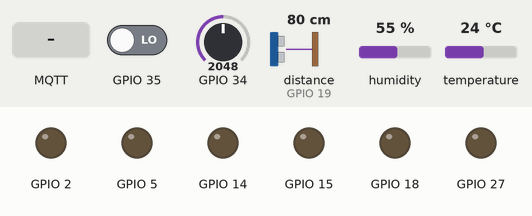
Simulated run of this sketch. Board: ESP32. Parts: output pins drawn as LEDs (lit = HIGH). Inputs (shaded band) come from the test bench; at power-on: GPIO 34 = 2048, GPIO 35 LOW, distance to the obstacle (sensor on GPIO 19) 80 cm, humidity 55 %, temperature 24 °C. The echo pulse lasts 58.3 µs per cm; WiFi joins after 1.5 s; servers stay silent unless stated; random numbers use the default seed unless the sketch sets one; no MQTT or app messages arrive unless stated; pins used as bus, display or sensor lines are not drawn; what the sketch prints to the serial monitor is not drawn.

Above: at 2.7 s.
2.8 s: MQTT message "W" arrives on the first subscribed topic
At 7.3 s:
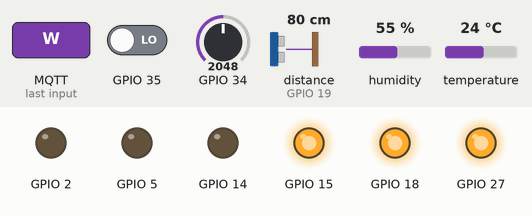
9.0 s: MQTT message "S" arrives on the first subscribed topic
At 9.7 s:
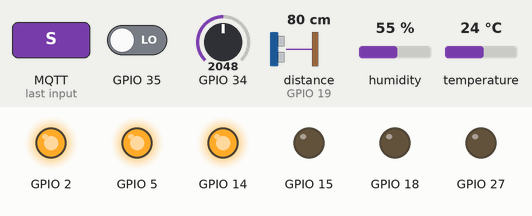
11.5 s: MQTT message "A" arrives on the first subscribed topic
At 11.9 s:
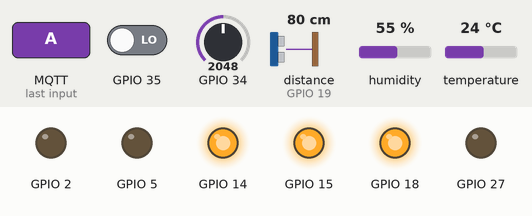
13.5 s: MQTT message "D" arrives on the first subscribed topic
At 13.9 s:
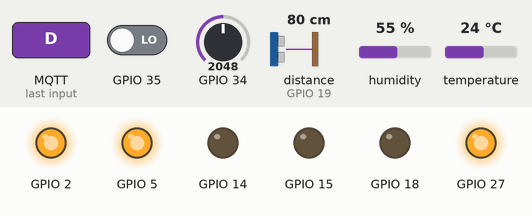
Timing chart, 0 to 16.5 s (numbered marks = the images above; inputs shaded):
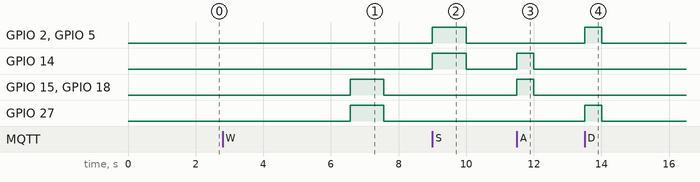

The sketch:

arduino_script.ino
```cpp
#include <WiFi.h>
#include <PubSubClient.h>
#include "UltrasonicSensor.h"
#include "FlameSensor.h"
#include "DHTSensor.h"
#include "AnalogSensor.h"
#include "Buzzer.h"

#include "Motor.h"


Motor motor_direito_frente(15, 2);
bool motor_direito_frente_direction = true;
Motor motor_direito_tras(18, 5);
bool motor_direito_tras_direction = true;

Motor motor_esquerda_frente(27, 14);
bool motor_esquerdo_frente_direction = true;
Motor motor_esquerda_tras(27, 14);
bool motor_esquerdo_tras_direction = true;

// // //mudar os pinos
// Buzzer buzzer(9); // Buzzer no pino 9
  AnalogSensor soundSensor(34);
  DHTSensor dhtSensor(32);
  FlameSensor flame(35);
  UltrasonicSensor ultrasonicsensor(21, 19);


#include <WiFi.h>
#include <PubSubClient.h>

// Update these with values suitable for your network.

const char* ssid = "Visitors";
const char* password = "";
const char* mqtt_server = "10.36.246.171";

WiFiClient espClient;
PubSubClient client(espClient);
unsigned long lastMsg = 0;
#define MSG_BUFFER_SIZE	(50)
char msg[MSG_BUFFER_SIZE];
int value = 0;

void setup_wifi() {

  delay(10);
  // We start by connecting to a WiFi network
  Serial.println();
  Serial.print("Connecting to ");
  Serial.println(ssid);

  WiFi.mode(WIFI_STA);
  WiFi.begin(ssid, password);

  while (WiFi.status() != WL_CONNECTED) {
    delay(500);
    Serial.print(".");
  }

  randomSeed(micros());

  Serial.println("");
  Serial.println("WiFi connected");
  Serial.println("IP address: ");
  Serial.println(WiFi.localIP());
}

void callback(char* topic, byte* payload, unsigned int length) {
  Serial.print("Message arrived [");
  Serial.print(topic);
  Serial.print("] ");

  String message = "";
  for (int i = 0; i < length; i++) {
    message += (char)payload[i];
  }
  Serial.println(message);

  if (message == "W") {
    frente();
  } else if (message == "S") {
    tras();
  } else if (message == "A") {
    virar_esquerda();
  } else if (message == "D") {
    virar_direito();
  }
  else if (message == "WAIT"){
    stop();
  }
}

void reconnect() {
  // Loop until we're reconnected
  while (!client.connected()) {
    Serial.print("Attempting MQTT connection...");
    // Create a random client ID
    String clientId = "ESP8266Client-";
    clientId += String(random(0xffff), HEX);
    // Attempt to connect
    if (client.connect(clientId.c_str())) {
      Serial.println("connected");
      // Once connected, publish an announcement...
      client.publish("/test/", "GreenLight");
      delay(5000);
      // ... and resubscribe
      client.subscribe("/test/");
    } else {
      Serial.print("failed, rc=");
      Serial.print(client.state());
      Serial.println(" try again in 5 seconds");
      // Wait 5 seconds before retrying
      delay(5000);
    }
  }
}


void setup() {
 // pinMode(BUILTIN_LED, OUTPUT);     // Initialize the BUILTIN_LED pin as an output
  Serial.begin(115200);
  setup_wifi();
  client.setServer(mqtt_server, 1883);
  client.setCallback(callback);

  //sensores
  ultrasonicsensor.begin();
  flame.begin();
  dhtSensor.begin();
  soundSensor.begin();
  // buzzer.begin();

  //motores
  motor_direito_frente.setup();
  motor_direito_tras.setup();

  motor_esquerda_tras.setup();
  motor_esquerda_frente.setup();
}

void stop(){
  motor_direito_frente.stop();
  motor_direito_tras.stop();

  motor_esquerda_tras.stop();
  motor_esquerda_frente.stop();
}
void virar_esquerda(){
 motor_direito_frente.forward();
  motor_direito_tras.forward();

  motor_esquerda_tras.backward();
  motor_esquerda_frente.backward();
  delay(500);
  stop();
}

void virar_direito(){
 motor_direito_frente.backward();
  motor_direito_tras.backward();

  motor_esquerda_tras.forward();
  motor_esquerda_frente.forward();
  delay(500);
  stop();
}

void frente(){
 motor_direito_frente.forward();
  motor_direito_tras.forward();

  motor_esquerda_tras.forward();
  motor_esquerda_frente.forward();
  delay(1000);
  stop();
}

void tras(){
   motor_direito_frente.backward();
  motor_direito_tras.backward();

  motor_esquerda_tras.backward();
  motor_esquerda_frente.backward();
  delay(1000);
  stop();
}

void loop() {

  if (!client.connected()) {
    reconnect();
  }
  client.loop();

  unsigned long now = millis();
  if (now - lastMsg > 2000) {
    lastMsg = now;
    ++value;
     int som = soundSensor.readValue();  // Faz a leitura do sensor
     int distancia = ultrasonicsensor.getDistance();  // Faz a leitura do sensor
     char fogo = flame.checkFlame();
     int temperatura =dhtSensor.readTemperature();
     int humidade = dhtSensor.readHumidity();

      //mandar dados de todos os sensores:
          snprintf(msg, MSG_BUFFER_SIZE, "D_%.d S_%.d T_%.d H_%.d F_%c", distancia, som, temperatura, humidade, fogo);
          Serial.print("Publicando: ");
          Serial.println(msg);
          client.publish("/test/", msg);
        }

}
```

AnalogSensor.cpp
```cpp
#include "AnalogSensor.h"
#include <Arduino.h>

AnalogSensor::AnalogSensor(int analogPin) {
  pin = analogPin;
}

void AnalogSensor::begin() {
  pinMode(pin, INPUT);
}

int AnalogSensor::readValue() {
  return analogRead(pin);
}
```

AnalogSensor.h
```cpp
#ifndef ANALOG_SENSOR_H
#define ANALOG_SENSOR_H

class AnalogSensor {
  private:
    int pin;

  public:
    AnalogSensor(int analogPin);
    void begin();
    int readValue();
};

#endif
```

Buzzer.cpp
```cpp
#include "Buzzer.h"
#include <Arduino.h>

Buzzer::Buzzer(int buzzerPin) {
  pin = buzzerPin;
}

void Buzzer::begin() {
  pinMode(pin, OUTPUT);
}

void Buzzer::playTone(int frequency, int duration) {
  tone(pin, frequency, duration);
}

void Buzzer::stopTone() {
  noTone(pin);
}
```

Buzzer.h
```cpp
#ifndef BUZZER_H
#define BUZZER_H

class Buzzer {
  private:
    int pin;

  public:
    Buzzer(int buzzerPin);
    void begin();
    void playTone(int frequency, int duration);
    void stopTone();
};

#endif
```

DHTSensor.cpp
```cpp
#include "DHTSensor.h"
#include <Arduino.h>

DHTSensor::DHTSensor(uint8_t dht_pin)
  : pin(dht_pin), dht(dht_pin, DHT11) {}

void DHTSensor::begin() {
  dht.begin();
}

int DHTSensor::readTemperature() {
  return static_cast<int>(dht.readTemperature());  // Cast para int
}

int DHTSensor::readHumidity() {
  return static_cast<int>(dht.readHumidity());     // Cast para int
}
```

DHTSensor.h
```cpp
#ifndef DHT_SENSOR_H
#define DHT_SENSOR_H

#include <DHT.h>

class DHTSensor {
  private:
    uint8_t pin;
    DHT dht;

  public:
    DHTSensor(uint8_t dht_pin);
    void begin();
    int readTemperature();
    int readHumidity();
};

#endif
```

FlameSensor.cpp
```cpp
#include "FlameSensor.h"
#include <Arduino.h>

FlameSensor::FlameSensor(int sensor) {
  sensorPin = sensor;
}

void FlameSensor::begin() {
  pinMode(sensorPin, INPUT);
}

char FlameSensor::checkFlame() {
  int flameDetected = digitalRead(sensorPin);
  if (flameDetected == HIGH) {
    return 'T';
  } else {
    return 'F';
  }
}
```

FlameSensor.h
```cpp
#ifndef FLAME_SENSOR_H
#define FLAME_SENSOR_H

class FlameSensor {
  private:
    int sensorPin;

  public:
    FlameSensor(int sensor);
    void begin();
    char checkFlame();
};

#endif
```

Motor.h
```cpp
/**
 * Motor.h
 * Controls the motor.
 *
 * @author Nathan Campos <nathan@innoveworkshop.com>
 */

#pragma once

class Motor {
private:
  uint8_t pinA;
  uint8_t pinB;

public:
  Motor(uint8_t pinA, uint8_t pinB) {
    this->pinA = pinA;
    this->pinB = pinB;
  };

  void setup() {
    pinMode(this->pinA, OUTPUT);
    pinMode(this->pinB, OUTPUT);
  }

  void forward() {
    Serial.println("Motor Forward");
    digitalWrite(this->pinA, HIGH);
    digitalWrite(this->pinB, LOW);
  };

  void backward() {
    Serial.println("Motor Backward");
    digitalWrite(this->pinA, LOW);
    digitalWrite(this->pinB, HIGH);
  };


  void speedControl(bool forward, uint8_t speed) {
    if (forward) {
      digitalWrite(this->pinB, LOW);
      analogWrite(this->pinA, speed);
    } else {
      digitalWrite(this->pinA, LOW);
      analogWrite(this->pinB, speed);
    }
  }

  void stop() {
    Serial.println("Motor Stop");
    digitalWrite(this->pinA, LOW);
    digitalWrite(this->pinB, LOW);
  };
};
```

UltrasonicSensor.cpp
```cpp
#include "UltrasonicSensor.h"
#include <Arduino.h>

UltrasonicSensor::UltrasonicSensor(int trig, int echo) {
  trigPin = trig;
  echoPin = echo;
}

void UltrasonicSensor::begin() {
  pinMode(trigPin, OUTPUT);
  pinMode(echoPin, INPUT);
}

 int UltrasonicSensor::getDistance() {
  digitalWrite(trigPin, LOW);
  delayMicroseconds(2);
  digitalWrite(trigPin, HIGH);
  delayMicroseconds(10);
  digitalWrite(trigPin, LOW);

  float duration = pulseIn(echoPin, HIGH);
  float distance = (duration * 0.0343) / 2.0;

  return (int)distance; // Retorna a distância em cm como inteiro
}
```

UltrasonicSensor.h
```cpp
#ifndef ULTRASONIC_SENSOR_H
#define ULTRASONIC_SENSOR_H

class UltrasonicSensor {
  private:
    int trigPin;
    int echoPin;

  public:
    UltrasonicSensor(int trig, int echo);
    void begin();
    int getDistance();
};

#endif
```

Measured:
- after the input at 2.8 s, GPIO 15, GPIO 18, GPIO 27: LOW → HIGH after 3.8 s, → LOW 1.0 s later
- after the input at 9.0 s, GPIO 2, GPIO 5, GPIO 14: LOW → HIGH at once, → LOW 1.0 s later
- after the input at 11.5 s, GPIO 14, GPIO 15, GPIO 18: LOW → HIGH at once, → LOW 0.50 s later
- after the input at 13.5 s, GPIO 2, GPIO 5, GPIO 27: LOW → HIGH at once, → LOW 0.50 s later
